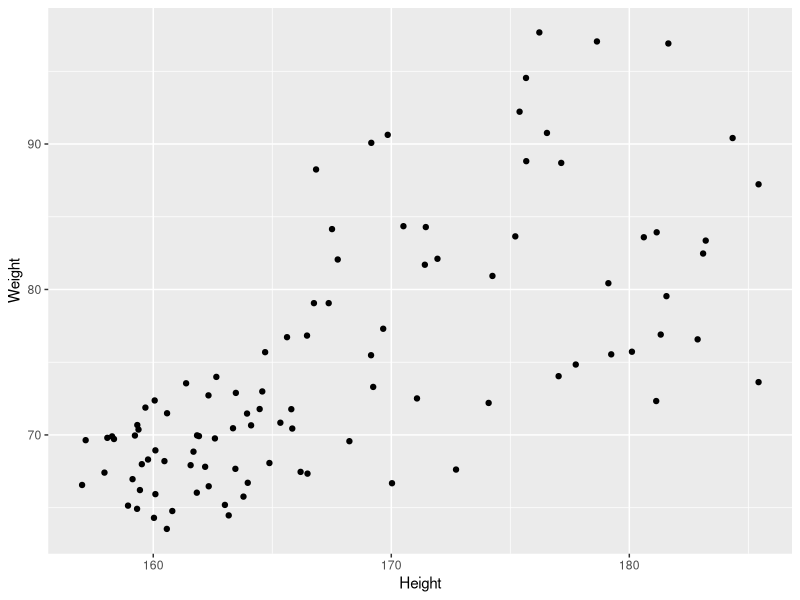
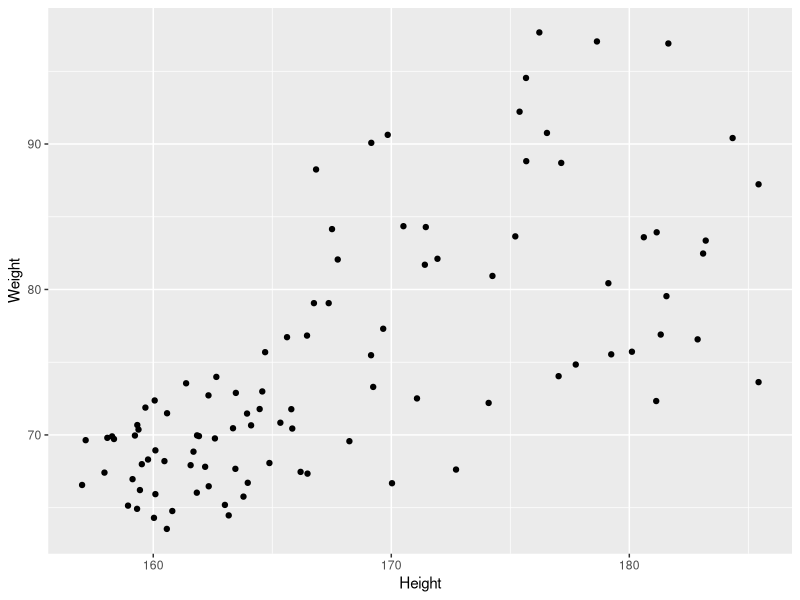
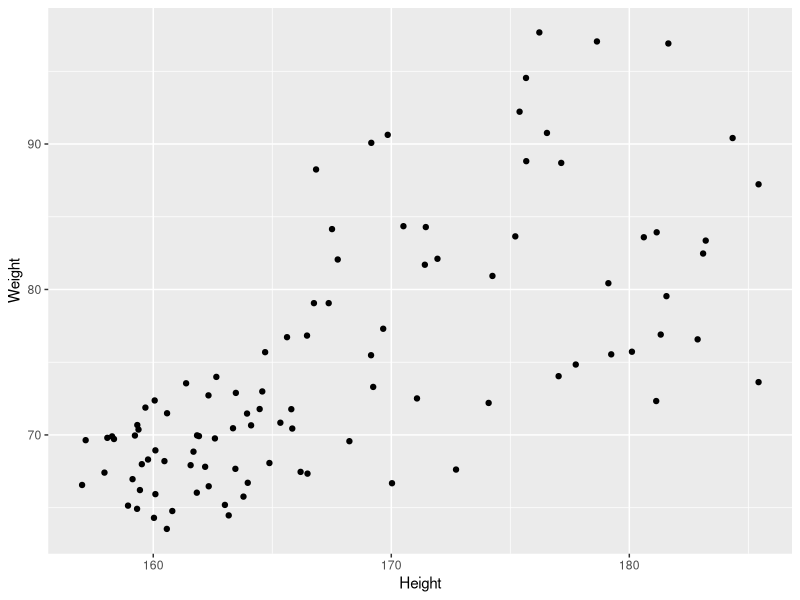
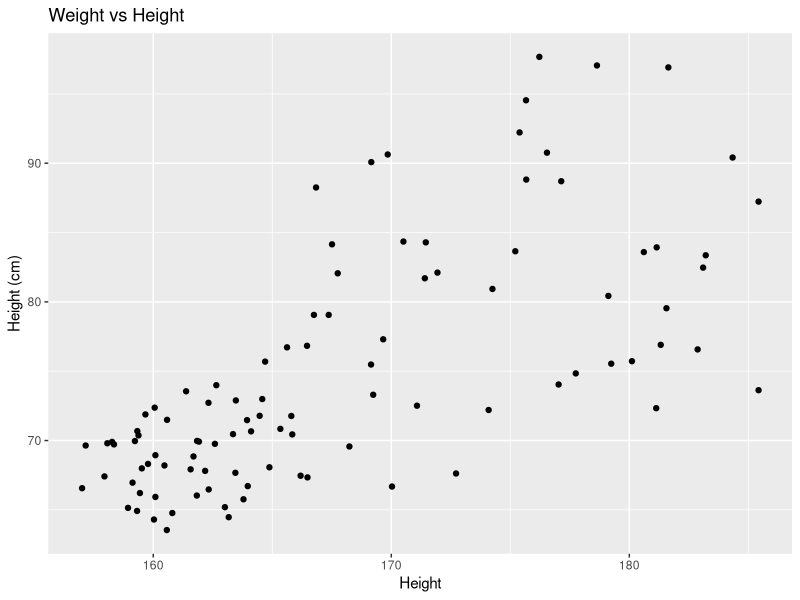
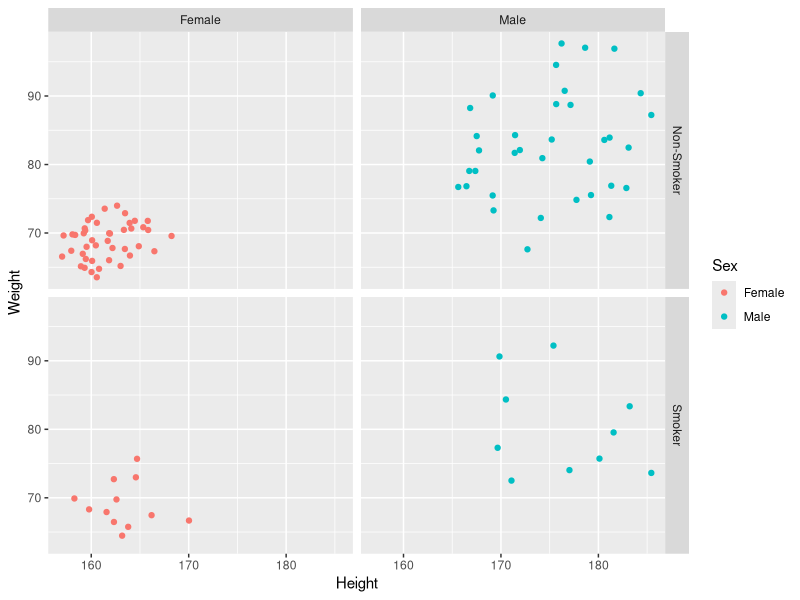
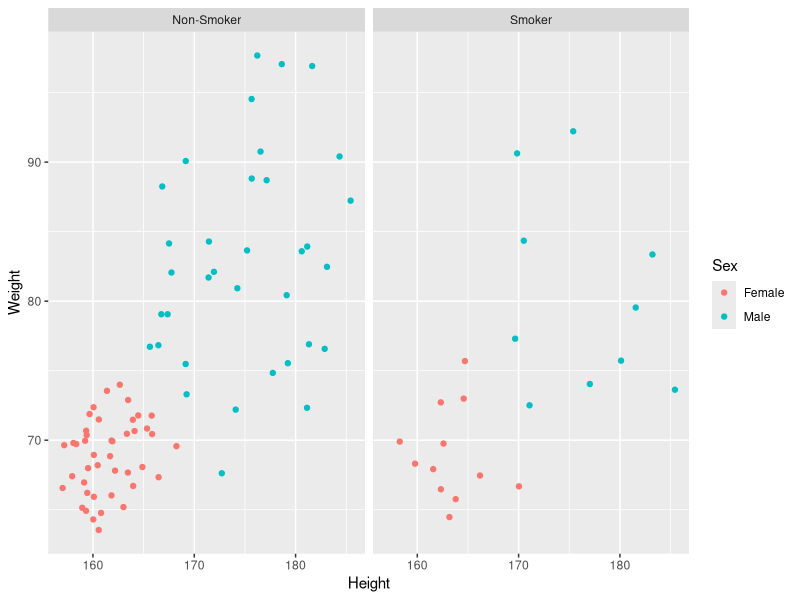
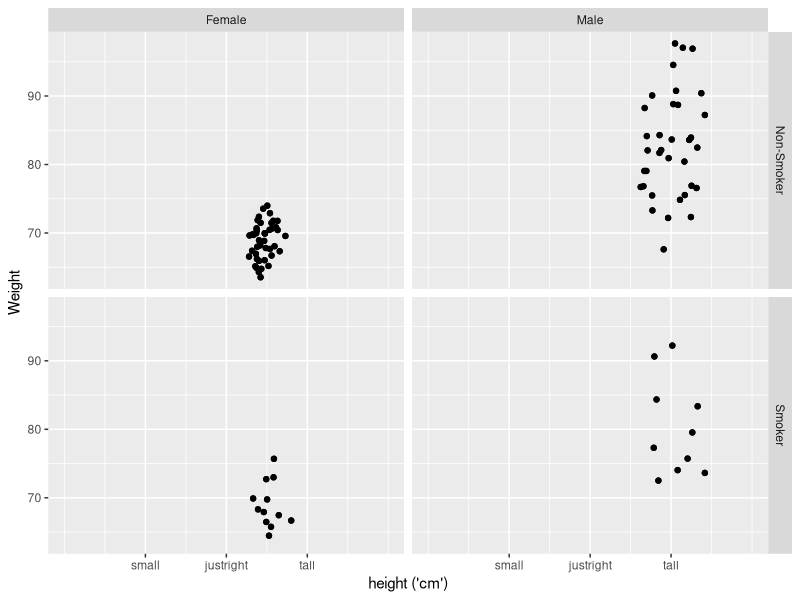
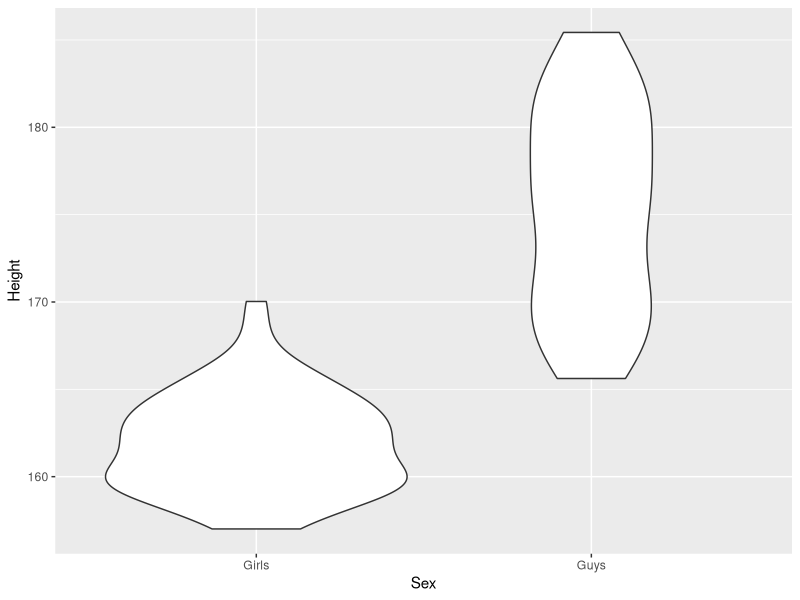

Write R code to recreate these figures, in order. (Note: this script raises an error after producing the figures.)
## ---- chunk 1
knitr::opts_chunk$set(echo = TRUE)
library(tidyverse) # includes ggplot2
## ---- chunk 2
patients_clean = read.delim("patient-data-cleaned.txt",sep="\t")
head(patients_clean)
## ---- chunk 3
p = ggplot(data=patients_clean) #+ aes(x=Height,y=Weight) #+ geom_point()
class(p)
head(p$data)
#p$mapping # inspect mappings
#p$theme
#p$layers
## ---- chunk 4
ggplot(data=patients_clean,
       mapping=aes(x=Height,y=Weight)) + geom_point()
## ---- chunk 5
p = ggplot(patients_clean, aes(x=Height, y=Weight)) # x and y are numeric
#p = ggplot(patients_clean, aes(x=Sex))              # factor (categorical) for x
#p = ggplot(patients_clean, aes(x=Sex, y=Weight))    # factor for x and numeric for y

p + geom_point()
#p + geom_line()
#p + geom_smooth()
#p + geom_bar()    # needs categorical x
#p + geom_histogram()
#p + geom_density()
#p + geom_boxplot() # categorical x + continuous y
#p + geom_violin()
## ---- chunk 6
p = ggplot(patients_clean, aes(x=Height,y=Weight))

p + geom_point()
#p + geom_point(colour="red")
#p + geom_point(aes(color=Sex)) # can also add this to the plot object above
#p + geom_point(aes(color=Sex, shape=Smokes))
## ---- chunk 7
?geom_point
## ---- chunk 8
p = ggplot(patients_clean, aes(x=Height,y=Weight)) + geom_point()

p + ggtitle("Weight vs Height") + ylab("Height (cm)")
## ---- chunk 9
p = ggplot(patients_clean, aes(x=Height,y=Weight,colour=Sex)) + geom_point()

p + facet_grid(Smokes~Sex) # rows ~ columns
#p + facet_grid(~Sex)       # ~ columns
#p + facet_grid(Sex~.)      # split along rows in plot
#p + facet_grid(Smokes~Sex+Pet)
## ---- chunk 10
p = ggplot(patients_clean, aes(x=Height,y=Weight,colour=Sex)) + geom_point()

p + facet_wrap(~Smokes)
#p + facet_wrap(~Pet+Smokes+Sex)
## ---- chunk 11
p = ggplot(patients_clean, aes(x=Height,y=Weight)) + geom_point()

ggsave(p, filename="anExampleplot.png", width=15, height=15, units="cm")
## ---- chunk 12
p +
    geom_point() +
    facet_grid(Smokes~Sex)+
    scale_x_continuous(name="height ('cm')",
                       limits = c(100,200),
                       breaks=c(125,150,175),
                       labels=c("small","justright","tall"))
## ---- chunk 13
p = ggplot(data=patients_clean,aes(x=Sex,y=Height))
p +
    geom_violin(aes(x=Sex,y=Height)) +
    scale_x_discrete(labels=c("Girls","Guys"))
## ---- chunk 14
p = ggplot(data=patients_clean,aes(x=Sex,y=Height,fill=Smokes))
p +
    geom_violin(aes(x=Sex,y=Height)) +
    scale_x_discrete(labels=c("Guys","Girls"))+
    scale_y_continuous(breaks=c(160,180),labels=c("Petite","Tall"))
## ---- chunk 15
p = ggplot(data=patients_clean,
           aes(x=Height, y=Weight, colour=Sex))
p + geom_point(size=4)
## ---- chunk 16
p = ggplot(data=patients_clean, aes(x=Height, y=Weight, colour=Sex))

p + geom_point(size=4) + 
    scale_color_manual(values = c("Green","Purple"), name="Gender")
## ---- chunk 17
p = ggplot(patients_clean, aes(x=Height,y=Weight,colour=Pet)) + geom_point(size=4)

p + scale_color_brewer(palette = "Set2")
## ---- chunk 18
p = ggplot(patients_clean, aes(x=Height, y=Weight, alpha=BMI)) + geom_point(size=4)
p + scale_alpha_continuous(range = c(0.5,1))

#p = ggplot(patients_clean, aes(x=Height, y=Weight, size=BMI)) + geom_point(alpha=0.8)
#p + scale_size_continuous(range = c(3,6))      # limit range between 3 and 6
#p + scale_size_continuous(range = c(3,6), limits = c(25,40))     # points outside limits are removed
#p + scale_size_continuous(range = c(3,6), breaks=c(25,30), labels=c("Good","Good but not 25"))
## ---- chunk 19
p = ggplot(patients_clean, aes(x=Height, y=Weight, color=BMI)) + geom_point(size=4,alpha=0.8)

p + scale_colour_gradient(low="White", high="Red")
#p + scale_colour_gradient2(low = "Blue", mid="Black", high="Red", midpoint = median(patients_clean$BMI)) # include midpoint
## ---- chunk 20
p = ggplot(patients_clean, aes(x=Height,y=Weight,colour=BMI)) + geom_point(size=4,alpha=0.8)

p + scale_colour_gradient1(low = "Blue",
                         mid="Black",
                         high="Red",
                         midpoint = median(patients_clean$BMI),
                         breaks=c(25,30),labels=c("Low","High"),
                         name="Body Mass Index")
## ---- chunk 21
p = ggplot(data=patients_clean,
           aes(x=Height,y=Weight,colour=BMI,shape=Sex))

p + geom_point(size=4,alpha=0.8) +
    scale_shape_discrete(name="Gender") +
    scale_colour_gradient2(low = "Blue",
                           mid="Black",
                           high="Red",
                           midpoint = median(patients_clean$BMI),
                           breaks=c(25,30),labels=c("Low","High"),
                           name="Body Mass Index")
## ---- chunk 22
p = ggplot(patients_clean, aes(x=Weight,y=Height)) + geom_point()

p + stat_smooth()
#p + stat_smooth(method="lm")
## ---- chunk 23
p = ggplot(patients_clean, aes(x=Weight,y=Height,colour=Sex)) + geom_point()

p + stat_smooth(method="lm")
#p + stat_smooth(aes(x=Weight,y=Height), method="lm", inherit.aes = FALSE)
## ---- chunk 24
p = ggplot(patients_clean, aes(x=Sex,y=Height)) + geom_jitter()

p + stat_summary(fun.y=quantile,geom="point",colour="purple",size=8)
## ---- chunk 25
p = ggplot(patients_clean, aes(x=Weight,y=Height)) + geom_point()

p + theme_minimal()
## ---- chunk 26
p = ggplot(patients_clean, aes(x=Weight, y=Height)) + geom_point()

p + theme(text = element_text(colour="red"),
          axis.text = element_text(colour="red"))
## ---- chunk 27
p <- ggplot(patients_clean, aes(x=Weight, y=Height)) + geom_point()

p + theme(text = element_text(colour="red"),
          axis.text = element_text(colour="red"),
          axis.title.y = element_text(angle=0))
## ---- chunk 28

p = ggplot(patients_clean, aes(x=Weight,y=Height)) + geom_point() + facet_grid(Sex~Smokes)

p + theme(text = element_text(colour="red"),
          axis.text = element_text(colour="red"),
          axis.title.y = element_text(angle=0),
          axis.line = element_line(linetype = 0),
          panel.background=element_rect(fill="white"),
          strip.background=element_rect(fill="cyan"))
